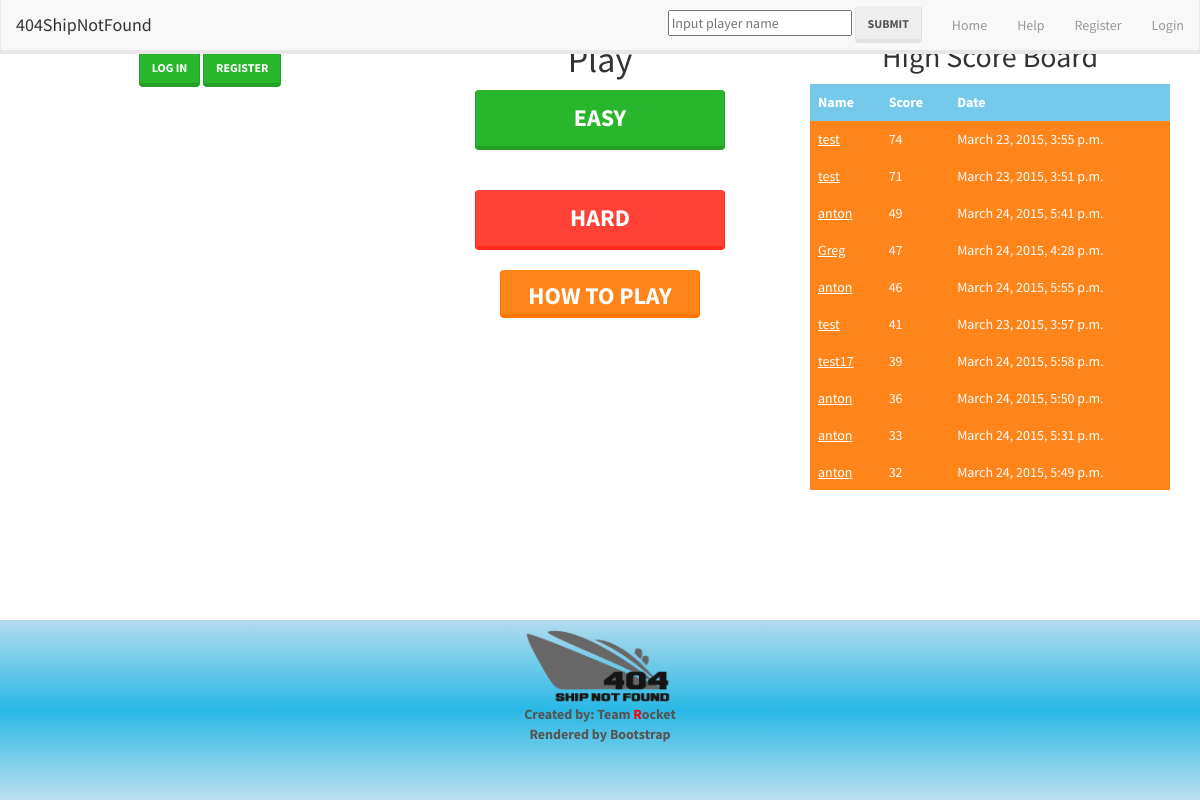
/home/, run on the app's committed database.
### _404shipnotfound/models.py (models this page shows, shortened)
class Game(models.Model):
    user = models.ForeignKey(User)
    score = models.IntegerField(default=0)
    date = models.DateTimeField(auto_now_add=True)
    win = models.BooleanField(default=False)

### _404shipnotfound/views.py (the view, shortened to what this page needs)
# urls.py: url(r'^home/', '_404shipnotfound.views.home', name='home'),
def home(request):
    list = Game.objects.order_by('-score')[:10]
    userprofile = " "
    games = 0
    wins = 0
    losses = 0
    high_score = 0
    max_date = "No games played yet."
    return render(request, 'app/home.html', {"games" : list})

### templates/app/home.html (shortened to what this page needs)
{% extends 'app/base.html' %}
        {% block body_block %}
        <div>
            <br/>
            <div class = "col-md-4" align= "center" border>
                {% if user.is_authenticated %}
                    <h2>{{user.username}}</h2>
                    <img alt = "User's photo" src = "{{profile.picture.url}}" class = "img-thumbnail">
                    <p><b>Last Played:</b> {{ last_played }} <br/>
                        <b> High Score:</b> {{ high_score }} <br/>
                        <b> Plays:</b> {{ games_played }}h<br/>
                        <b> Wins:</b> {{ wins }}<br/>
                        <b> Losses:</b> {{ losses }}</p>
                {% else %}
                    <p>Not signed in</p>
                    <input class="btn btn-success" type="button" value="Log In" onClick= "window.location.href='/accounts/login/'">
                    <input class="btn btn-success" type="button" value="Register" onClick="window.location.href='/accounts/register/'">
                {% endif %}
            </div>
            <div class = "col-md-4" align = "center">
                <h1>Play</h1>
                <form>
                    <input class="btn btn-success" type="button" value="Easy" onClick="window.location.href='/play/1'"
                    style="width:250px; !important; height:60px !important; font-size:24px;">
                </form>
                <form>
                <br></br>
                    <input class="btn btn-danger" type="button" value="Hard" onClick="window.location.href='/play/2'"
                    style="width:250px; !important; height:60px !important; font-size:24px;">
                </form>
                <br/>
                <form>
                    <input class="btn btn-warning" type="button" value="How to play" onClick="window.location.href='/howToPlay'"
                    style="width:200px; height:48px ; font-size:24px;">
                </form>
            </div>
            <div class= "col-md-4" align = "center">
            {% if games %}
                <h2 align = "center">High Score Board</h2>
                <table id = "leaderboard" class="table table-hover">
                    <tr class="info">
                        <th>Name</th>
                        <th>Score</th>
                        <th>Date</th>
                    </tr>
                    {% for game in games %}
                         <tr class="warning">
                            <td><a href="{% url 'profile' game.user %}"> {{game.user}}</a></td>
                            <td>{{ game.score }}</td>
                            <td>{{ game.date }}</td>
                        </tr>
                    {% endfor %}
                </table>
            {% else %}
                <strong> No games found! </strong>
            {% endif %}
            </div>
        </div>
{% endblock %}

### static/css/style.css (style rules this page uses)
* { margin: 0; }
html, body { height: 100%; }

### data on the page
Game: user "test", score "74", date "March 23, 2015, 3:55 p.m."
Game: user "test", score "71", date "March 23, 2015, 3:51 p.m."
Game: user "anton", score "49", date "March 24, 2015, 5:41 p.m."
Game: user "Greg", score "47", date "March 24, 2015, 4:28 p.m."
Game: user "anton", score "46", date "March 24, 2015, 5:55 p.m."
Game: user "test", score "41", date "March 23, 2015, 3:57 p.m."
Game: user "test17", score "39", date "March 24, 2015, 5:58 p.m."
Game: user "anton", score "36", date "March 24, 2015, 5:50 p.m."
Game: user "anton", score "33", date "March 24, 2015, 5:31 p.m."
Game: user "anton", score "32", date "March 24, 2015, 5:49 p.m."
